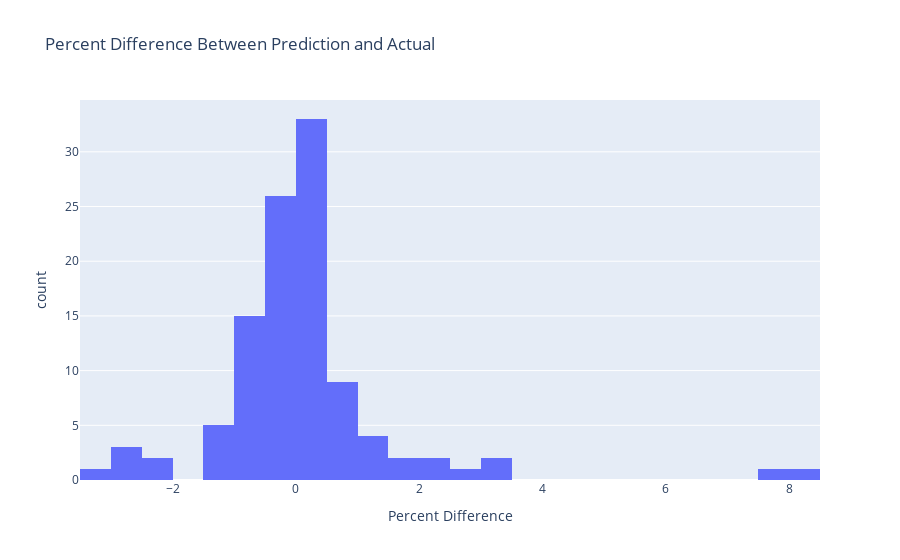

The cell this chart's notebook holds for it:
### Code cell
# use plotly express to create a histogram of the percent difference
fig = px.histogram(results_df, x="Percent Difference", title="Percent Difference Between Prediction and Actual")
fig.show()

### Figure 1 — Plotly figure (JSON) as saved in the notebook; plotly's stock layout.template omitted (floating-point values rounded to 4 significant figures)
{"data": [{"alignmentgroup": "True", "bingroup": "x", "hovertemplate": "Percent Difference=%{x}<br>count=%{y}<extra></extra>", "legendgroup": "", "marker": {"color": "#636efa", "pattern": {"shape": ""}}, "name": "", "offsetgroup": "", "orientation": "v", "showlegend": false, "type": "histogram", "x": [-0.2241, 0.04531, 0.8179, 0.906, 0.481, 0.7265, -0.007573, 0.02987, -1.208, 0.5903, 2.179, -0.6501, 2.568, 0.1003, 8.199, 3.308, -0.2971, -2.475, -0.47, -2.951, 0.4683, -0.8213, -0.4154, 0.9388, -0.3143, 0.1697, -0.6658, 7.593, 1.307, -1.129, -0.6909, 0.1673, -0.4167, 0.2071, -0.135, 0.007964, -2.924, 0.1675, -0.5475, -0.519, -0.4452, -0.2996, 0.2859, -0.4246, -1.471, 0.1914, 0.392, 0.4653, 0.9102, 0.0611, 0.6002, -0.01802, 2.407, -1.033, -0.304, 0.05842, 0.496, 0.1164, -0.474, -0.1417, -0.2323, 3.334, -0.5009, 0.3044, 0.3143, 1.061, -0.1883, 0.2501, 0.1731, -0.4033, -0.0903, 0.2137, -0.8523, -0.4103, -0.86, -3.056, -1.438, 0.0424, 1.088, -0.7224, 0.2765, -0.996, 1.515, -0.02832, -0.06914, 0.1805, -0.9465, 0.01896, -0.2856, 0.3371, -2.402, -2.588, 0.4037, -0.6413, -0.1367, 1.235, 0.2754, -0.8841, 0.1808, 0.686, 0.2672, 0.11, 0.6571, -0.7628, -0.3624, -0.4611, 1.591], "xaxis": "x", "yaxis": "y"}], "layout": {"barmode": "relative", "legend": {"tracegroupgap": 0}, "title": {"text": "Percent Difference Between Prediction and Actual"}, "xaxis": {"anchor": "y", "domain": [0, 1], "title": {"text": "Percent Difference"}}, "yaxis": {"anchor": "x", "domain": [0, 1], "title": {"text": "count"}}}}
